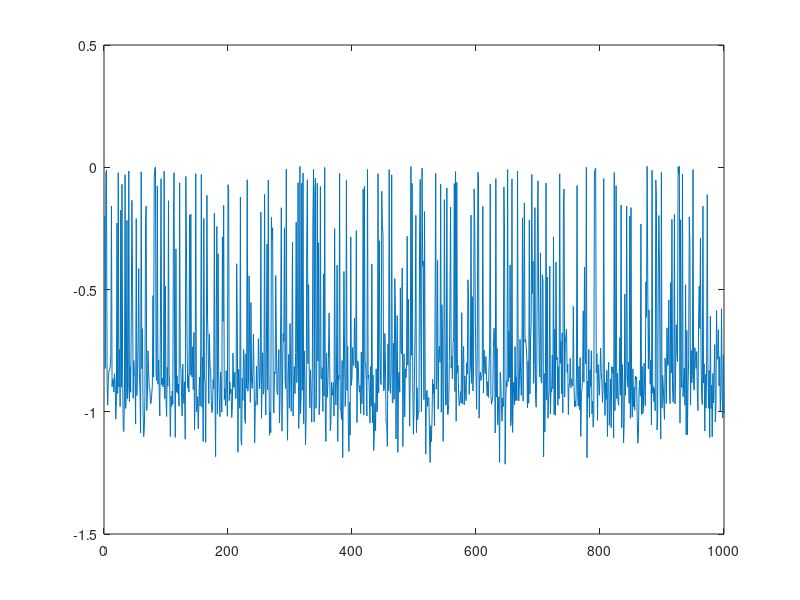
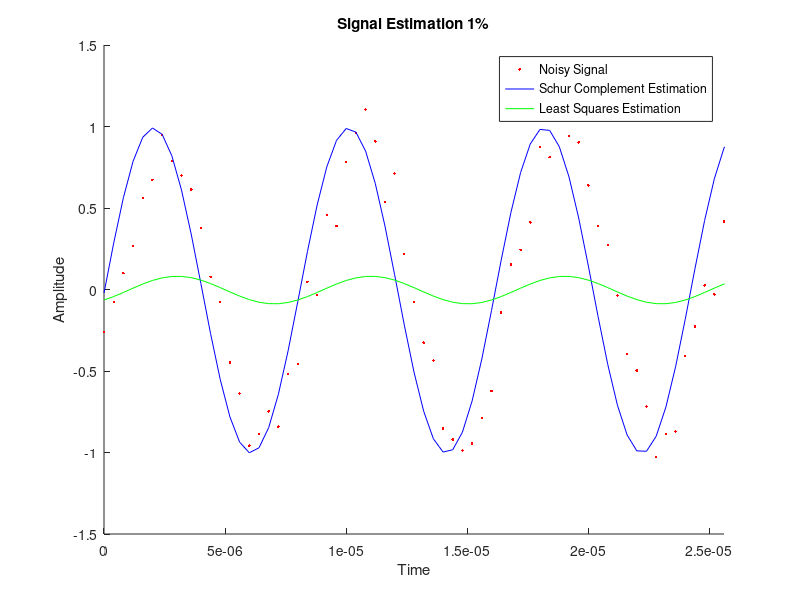

The MATLAB source for these figures, in order:
close all; clear all; clc;

%%Creation of The sinusoidal with random noise added
f_sample = 2.5e6;
f_signal = 125e3;
n_samples = 1024;
w0 = 2 * pi * f_signal;
% A = 1;
% phi = pi/4;
% k = 0.5;
tn = (0:n_samples-1) / f_sample;


n_simulations = 1e3;

% noise
%noise_mu = 0.0 ;
%noise_std = 0.1 ;

A_signal_mu = 1.0;   A_signal_std = 0.1;
phi_mu = 0.0;        phi_std = pi/4;
c_mu = 0.0;          c_std = 0.1;
fsignal_mu = 125e3;  fsignal_std = 0.05 * 125e3; % 125 Hz
noise_mu = 0.0;      noise_std = 0.1;

A_ref = zeros(n_simulations,1);
fsignal_ref =  zeros(n_simulations,1);
phi_ref = zeros(n_simulations,1);
c_ref = zeros(n_simulations,1);

A_estimation = zeros(n_simulations,1);
phi_estimation = zeros(n_simulations,1);
c_estimation = zeros(n_simulations,1);
fsignal_estimation =  zeros(n_simulations,1);

% distribution frequency
%fsignal_mu = 125e3;
%fsignal_std = 0.005 * 125e3;
E = [ (sin(w0*tn.'))  (cos(w0*tn.'))  ones(n_samples,1) ] ;
for ii=1:n_simulations

    A_ref(ii,1) = A_signal_mu + A_signal_std * randn(1,1);
    fsignal_ref(ii,1) = fsignal_mu + fsignal_std * randn(1,1);
    phi_ref(ii,1) = phi_mu + phi_std * randn(1,1);
    c_ref(ii,1) = c_mu + c_std * randn(1,1);

    fsignal_estimation(ii,1) = f_signal;
    w0_ref = 2*pi*fsignal_ref(ii,1) ;
    signal = A_ref(ii,1)*sin(w0_ref*tn + phi_ref(ii,1)) + c_ref(ii,1) ;

    % add noise
    signal = signal + ( noise_mu +  noise_std * randn(1,n_samples) );

    % estimation
    p = ( inv(E'*E)*E' ) * signal.' ;
    A_estimation(ii,1) = sqrt( p(1)^2 + p(2)^2  );
    phi_estimation(ii,1) = atan2( p(2) , p(1) );
    c_estimation(ii,1) = p(3);


end


figure;
A_error = A_estimation-A_ref;
plot(A_error)

%A_error_mean = mean(A_error);
%A_error_std = std(A_error);
%str_aux = sprintf('mean %e and std %e \n',A_error_mean,A_error_std);
%title(str_aux)

x = [A_ref, phi_ref, c_ref, fsignal_ref];
y = [A_estimation, phi_estimation, c_estimation, fsignal_estimation];

z = [x'; y'];
muX = mean(x);
muY = mean(y);
gam = cov(z');

n_params = 4;
Sigma_xx = gam(1:n_params, 1:n_params);
Sigma_xy = gam(1:n_params, n_params+1:end);
Sigma_yx = gam(n_params+1:end, 1:n_params);
Sigma_yy = gam(n_params+1:end, n_params+1:end);
Sigma_yy_reg = Sigma_yy + 1e-9 * eye(size(Sigma_yy));

%A = 1;
%phi = pi/4;
%c = 0.5;
%f = 125e3;
%w = 2 * pi * f;
%

A = A_signal_mu + A_signal_std * randn(1,1);
f = fsignal_mu + fsignal_std * randn(1,1);
phi = phi_mu + phi_std * randn(1,1);
c = c_mu + c_std * randn(1,1);

w = 2*pi*f ;
signal = A*sin(w*tn + phi) + c ;

    % add noise
signal = signal + ( noise_mu +  noise_std * randn(1,n_samples) );

p = ( inv(E'*E)*E' ) * signal.' ;
A_2 = sqrt( p(1)^2 + p(2)^2  );
phi_2 = atan2( p(2) , p(1) );
c_2 = p(3);
y1 = [A_2,phi_2,c_2,125e3];
rec = muX' + Sigma_xy * inv(Sigma_yy_reg) * (y1' - muY');

sig_one = A_2 * sin(2*pi*125e3*tn + phi_2) + c_2;
reconstructed_signal = rec(1)*sin(2*pi*rec(4)*tn + rec(2)) + rec(3);

figure;
hold on;
plot(tn,signal,'r.');
plot(tn, reconstructed_signal,'b');
plot(tn,sig_one,'g')
xlim( [0 (n_samples/f_sample)/16] );
title("Signal Estimation 1%");
xlabel("Time");
ylabel("Amplitude");
hold off;
legend("Noisy Signal","Schur Complement Estimation", "Least Squares Estimation");

